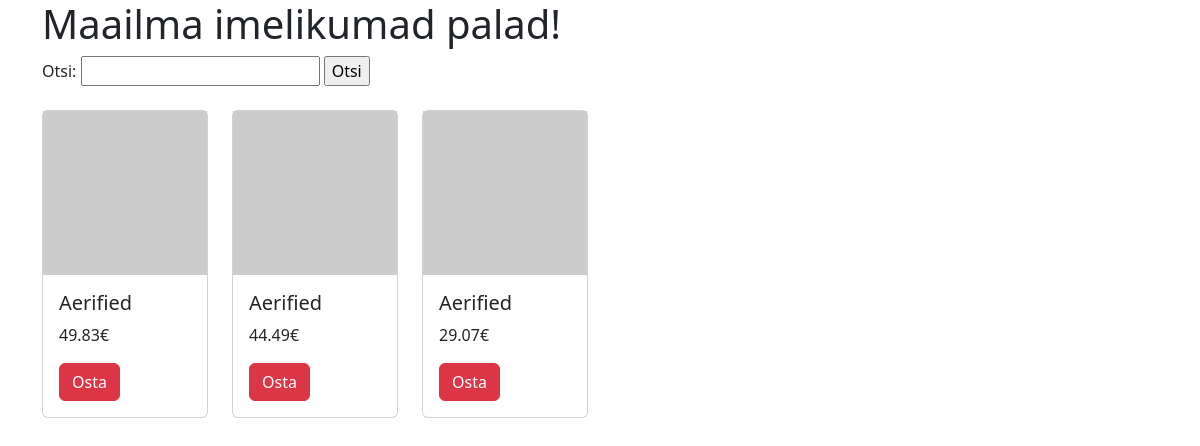
The page /PHPMYSQL/index.php?s=Aerified on the database its author committed.
### tables this page shows
CREATE TABLE `albumid` (
  `id` int(10) NOT NULL,
  `artist` varchar(255) NOT NULL,
  `album` varchar(255) NOT NULL,
  `aasta` year(4) NOT NULL,
  `hind` decimal(6,2) NOT NULL
);

### PHPMYSQL/index.php (the view, shortened to what this page needs)
<?php include("config.php"); ?>
<!doctype html>
<html lang="et">
  <head>
    <link href="https://cdn.jsdelivr.net/npm/bootstrap@5.3.3/dist/css/bootstrap.min.css" rel="stylesheet">
  </head>
  <body>
    <div class="container">
    <h1>Maailma imelikumad palad!</h1>
    <form action="" method="get">
        Otsi: <input type="text" name="s">
        <input type="submit" value="Otsi">
    </form>
<div class="row row-cols-1 row-cols-md-6 g-4 pt-4">
      <?php
    if (!empty($_GET["s"])) {
        $s = $_GET["s"];
        $paring = 'SELECT album, hind FROM albumid WHERE album LIKE "%'.$s.'%" ';
    } else {
        $paring = " SELECT album, hind FROM albumid ORDER BY artist ASC LIMIT 10";
    }
        $valjund = mysqli_query($yhendus, $paring);
        while($rida = mysqli_fetch_assoc($valjund)){
            echo '
            <div class="col">
                <div class="card">
                <img src="https://picsum.photos/400/400" alt="pildike">
                <div class="card-body">
                    <h5 class="card-title">'.$rida['album'].'</h5>
                    <p class="card-text">'.$rida['hind'].'€</p>
                    <a href="#" class="btn btn-danger">Osta</a>
                </div>
                </div>
            </div>
            ';
        }
    ?>
</div>
   </div>
  </body>
</html>

### rows shown on the page
albumid: album "Aerified", hind "49.83"
albumid: album "Aerified", hind "44.49"
albumid: album "Aerified", hind "29.07"
